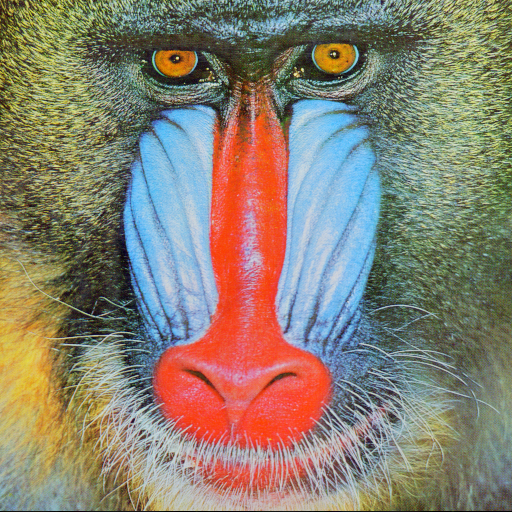
#> input picture BaboonRGB.bmp, 512 x 512 px
$ python question2.py
#> lines starting #> are read from the running program, lines starting #| are printed output that depends on the picture; after the words box and inside, x2 and y2 are one past the last pixel; in counts of white or black regions, pixels touching at a corner belong together; pictures that were not available may be replaced by others from this repository, and a replacement may not be noted
# Etape 2: Segmentation par seuillage de couleur
# - Operer une segmentation pour 2 images couleurs (Domaine HSV doit etre utiliser pour 1)

import cv2
import numpy as np

baboonRGB = cv2.imread('BaboonRGB.bmp')
#> baboonRGB is the input picture: shape (512, 512, 3); mean B, G, R 113.1, 128.9, 137.4
kiwiRGB = cv2.imread('kiwi.jpg')
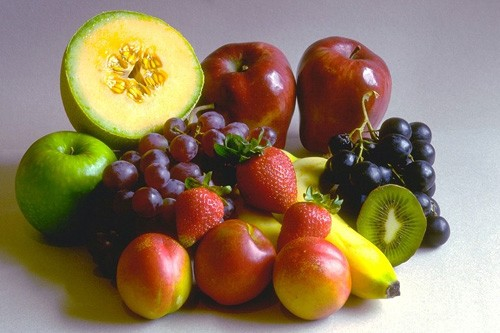
#> input picture Fruits.bmp, 500 x 333 px, given in place of kiwi.jpg, which was not available
#> kiwiRGB is the input picture: shape (333, 500, 3); mean B, G, R 95.5, 123.9, 144.7

# Convert 1 image to HSV
baboonHSV = cv2.cvtColor(baboonRGB, cv2.COLOR_BGR2HSV)
#> baboonHSV: shape (512, 512, 3); mean H, S, V 60.4, 96, 159.4

# Color Threshold
## This mask would be representing the originally red section
## The HSV image, having different color representation, will display the same section with a different color
lower_red = np.array([0, 100, 100])
upper_red = np.array([10, 255, 255])

lower_green = np.array([0, 60, 0])
upper_green = np.array([70, 255, 70])

# Create masks from threshold
mask1 = cv2.inRange(baboonHSV, lower_red, upper_red)
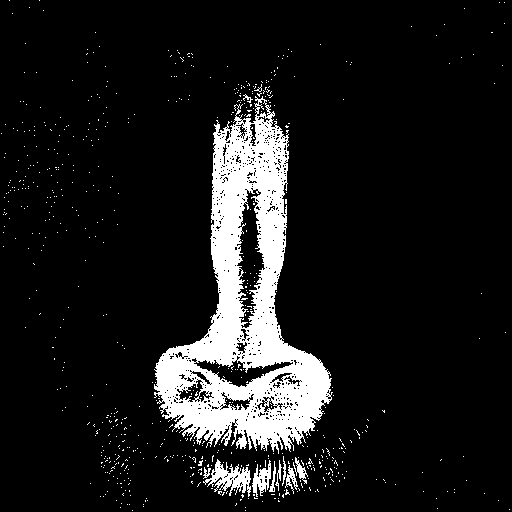
#> mask1: shape (512, 512); 10.7% white; 669 white regions (659 under 20 px), largest, box (x1, y1, x2, y2) and area: (154, 96, 333, 454) 25249, (203, 459, 251, 497) 783, (252, 460, 271, 497) 353
mask2 = cv2.inRange(kiwiRGB, lower_green, upper_green)
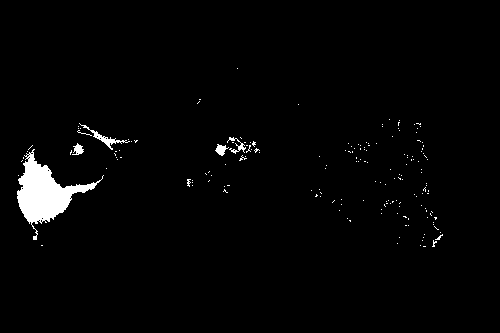
#> mask2: shape (333, 500); 2.1% white; 175 white regions (170 under 20 px), largest, box (x1, y1, x2, y2) and area: (17, 149, 104, 240) 2578, (79, 123, 130, 150) 196, (227, 137, 246, 154) 95, (215, 144, 229, 156) 88, (72, 143, 84, 155) 81

# Applying mask to images
segmented_image1 = cv2.bitwise_and(baboonHSV, baboonHSV, mask=mask1)
#> segmented_image1: shape (512, 512, 3); mean H, S, V 0.5, 20.4, 24.5
segmented_image2 = cv2.bitwise_and(kiwiRGB, kiwiRGB, mask=mask2)
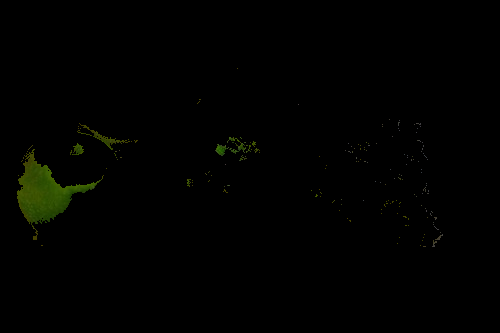
#> segmented_image2: shape (333, 500, 3); mean B, G, R 0.1, 1.6, 1.1

# Displaying images
cv2.imshow('Original Kiwi RGB', kiwiRGB)
cv2.imshow('Original Baboon RGB', baboonRGB)
cv2.imshow('Baboon HSV', baboonHSV)
cv2.imshow('Segmented Image 1', segmented_image1)
cv2.imshow('Segmented Image 2', segmented_image2)

cv2.waitKey(0)
cv2.destroyAllWindows()
